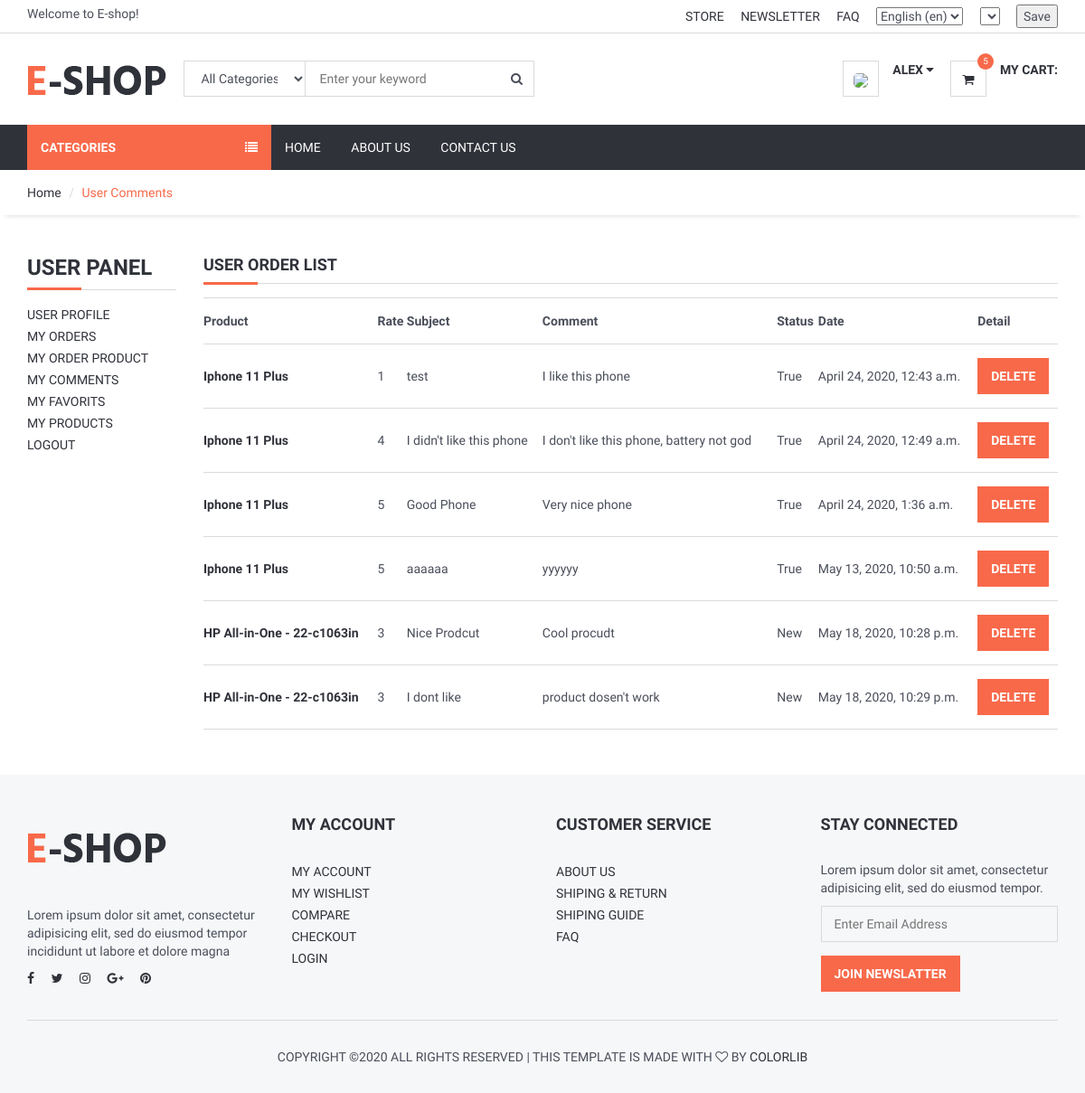
/user/comments/ (signed in), run on the app's committed database.
### product/models.py (models this page shows, shortened)
class Comment(models.Model):
    STATUS = (
        ('New', 'New'),
        ('True', 'True'),
        ('False', 'False'),
    )
    product=models.ForeignKey(Product,on_delete=models.CASCADE)
    user = models.ForeignKey(User, on_delete=models.CASCADE)
    subject = models.CharField(max_length=50, blank=True)
    comment = models.CharField(max_length=250,blank=True)
    rate = models.IntegerField(default=1)
    ip = models.CharField(max_length=20, blank=True)
    status=models.CharField(max_length=10,choices=STATUS, default='New')
    create_at=models.DateTimeField(auto_now_add=True)
    update_at=models.DateTimeField(auto_now=True)

class Product(models.Model):
    STATUS = (
        ('True', 'True'),
        ('False', 'False'),
    )
    VARIANTS = (
        ('None', 'None'),
        ('Size', 'Size'),
        ('Color', 'Color'),
        ('Size-Color', 'Size-Color'),
    )
    category = models.ForeignKey(Category, on_delete=models.CASCADE) #many to one relation with Category
    title = models.CharField(max_length=150)
    keywords = models.CharField(max_length=255)
    description = models.TextField(max_length=255)
    image=models.ImageField(upload_to='images/',null=False)
    price = models.DecimalField(max_digits=12, decimal_places=2,default=0)
    amount=models.IntegerField(default=0)
    minamount=models.IntegerField(default=3)
    variant=models.CharField(max_length=10,choices=VARIANTS, default='None')
    detail=RichTextUploadingField()
    slug = models.SlugField(null=False, unique=True)
    status=models.CharField(max_length=10,choices=STATUS)
    create_at=models.DateTimeField(auto_now_add=True)
    update_at=models.DateTimeField(auto_now=True)

### user/views.py (the view)
# urls.py: path('comments/', views.user_comments, name='user_comments'),
def user_comments(request):
    current_user = request.user
    comments = Comment.objects.filter(user_id=current_user.id)
    context = {
        'comments': comments,
    }
    return render(request, 'user_comments.html', context)

### home/templatetags/myapptags.py (called while the page is built)
@register.simple_tag
def shopcartcount(userid):
    count = ShopCart.objects.filter(user_id=userid).count()
    return count

### user/templates/user_comments.html (shortened to what this page needs)
{% extends 'homebase.html' %}
{% block sidebar %} {% include 'sidebar.html' %} {% endblock %}
{% block body %}
    <div id="breadcrumb">
        <div class="container">
            <ul class="breadcrumb">
                <li><a href="/">Home</a></li>
                <li class="active">User Comments</li>
            </ul>
        </div>
    </div>
    <div class="section">
        <div class="container">
            <div class="row">
                <div class="col-md-2">
                    {% include "user_panel.html" %}
                </div>
                <div class="col-md-10">
                    <div class="section-title">
                        <h4 class="title">User Order List</h4>
                    </div>
                    <table class="shopping-cart-table table">
                        <tr>
                            <th class="text-left">Product </th>
                            <th class="text-left">Rate </th>
                            <th class="text-left">Subject </th>
                            <th class="text-left">Comment </th>
                            <th class="text-left">Status </th>
                            <th class="text-left">Date </th>
                            <th class="text-left">Detail </th>
                        </tr>
                        {% for rs in comments %}
                            <tr>
                                <td class="text-left">
                                    <a href="/product/{{ rs.product_id }}/{{ rs.product.slug }}">
                                        <strong> {{ rs.product.title}}</strong>
                                    </a>
                                </td>
                                <td class="text-left">{{ rs.rate}} </td>
                                <td class="text-left">{{ rs.subject}} </td>
                                <td class="text-left">{{ rs.comment}} </td>
                                <td class="text-left">{{ rs.status}} </td>
                                <td class="text-left">{{ rs.create_at}} </td>
                                <td class="text-left">
                                    <a class="primary-btn" href="/user/deletecomment/{{ rs.id }}" onclick="return confirm('Will be Delete ! Are you sure?')"> Delete </a>
                                </td>
                            </tr>
                        {% endfor %}
                    </table>
                </div>
            </div>
        </div>
    </div>
{% endblock %}

### home/templates/header.html (shortened to what this page needs)
{% load static %}
{% load i18n %}
{% load currency %}
<header>
    <div id="top-header">
        <div class="container">
            <div class="pull-left">
                <span>{% trans "Welcome to E-shop!" %}</span>
            </div>
            <div class="pull-right">
                <ul class="header-top-links">
                    <li><a href="#">{% trans "Store" %}</a></li>
                    <li><a href="#">{% trans "Newsletter" %}</a></li>
                    <li><a href="{% url 'faq' %}">{% trans "FAQ" %}</a></li>
                    <li class="dropdown default-dropdown">
                        <form action="{% url 'selectlanguage' %}" method="post">{% csrf_token %}
                            <select name="language" onchange="submit()" >
                                {% get_current_language as LANGUAGE_CODE %}
                                {% get_available_languages as LANGUAGES %}
                                {% get_language_info_list for LANGUAGES as languages %}
                                {% for language in languages %}
                                    <option value="{{ language.code }}"{% if language.code == LANGUAGE_CODE %} selected{% endif %}>
                                        {{ language.name_local }} ({{ language.code }})
                                    </option>
                                {% endfor %}
                            </select>
                        </form>
                    </li>
                    <li class="dropdown default-dropdown">
                        <form id="currency_switcher" method="POST" action="{% url 'selectcurrency' %}">
                            <select name="currency" onchange="submit()" >
                            </select>
                        </form>
                    </li>
                    <li class="dropdown default-dropdown">
                        <form id="currency_switcher" method="POST" action="{% url 'savelangcur' %}">
                            <input type="submit" value="Save" />
                        </form>
                    </li>
                </ul>
            </div>
        </div>
    </div>
    <div id="header">
        <div class="container">
            <div class="pull-left">
                <div class="header-logo">
                    <a class="logo" href="{% url 'home' %}">
                        <img src="{% static '' %}img/logo.png" alt="">
                    </a>
                </div>
                <div class="header-search">
                    <form action="/search/" method="post">
                        <input id="query" name="query" class="input search-input" type="text" placeholder="Enter your keyword">
                        <select name="catid"  class="input search-categories">
                            <option value="0">{% trans "All Categories" %}</option>
                        </select>
                        <button class="search-btn"><i class="fa fa-search"></i></button>
                    </form>
                </div>
            </div>
            <div class="pull-right" >
                <ul class="header-btns">
                    <li class="header-account dropdown default-dropdown">
                        {% if user.id is not None %}
                            <div class="dropdown-toggle" role="button" data-toggle="dropdown" aria-expanded="true">
                                <div class="header-btns-icon">
                                    <img src="{{ request.session.userimage }}" style="height: 40px; border-radius: 30%">
                                </div>
                                <strong class="text-uppercase">{{ user.first_name }} <i class="fa fa-caret-down"></i></strong>
                            </div>
                        {% else %}
                            <a href="{% url 'login' %}" class="text-uppercase">Login</a> / <a href="{% url 'signup' %}" class="text-uppercase">Sign Up</a>
                        {% endif %}
                    </li>
                    <li class="header-cart dropdown default-dropdown">
                        <a href="{% url 'shopcart'%}" >
                            <div class="header-btns-icon">
                                <i class="fa fa-shopping-cart"></i>
                                {% load myapptags %}
                                {% shopcartcount user.id as count %}
                                <span class="qty">{{ count }}</span>
                            </div>
                            <strong class="text-uppercase">{% trans "My Cart:" %}</strong>
                            <br>
                        </a>
                    </li>
                </ul>
            </div>
        </div>
    </div>
</header>

### home/static/css/style.css (style rules this page uses)
body { font-family: 'Hind', sans-serif; color: #4A4E5A; overflow-x: hidden; }
h1, h2, h3, h4, h5, h6 { color: #30323A; margin: 0 0 10px; font-weight: 700; }
a { color: #30323A; -webkit-transition: 0.3s color; transition: 0.3s color; }
strong { color: #30323A; }
ul, ol { margin: 0; padding: 0; list-style: none }
.main-btn, .primary-btn { display: inline-block; padding: 10px 15px; text-transform: uppercase; font-weight: 700; border: none; -webkit-transition: 0.3s all; transition: 0.3s all; }
.primary-btn { color: #FFF; background-color: #F8694A; }
.input { width: 100%; height: 40px; padding: 0px 15px; border: none; background-color: transparent; -webkit-box-shadow: 0px 0px 0px 1px #DADADA inset, 0px 0px 0px 5px transparent; box-shadow: 0px 0px 0px 1px #DADADA inset, 0px 0px 0px 5px transparent; -webkit-transition: 0.3s all; transition: 0.3s all; }
.section { padding-top: 30px; padding-bottom: 30px; }
.section-title { position: relative; margin-bottom: 15px; margin-top: 15px; border-bottom: 1px solid #DADADA; }
.section-title .title { display: inline-block; text-transform: uppercase; }
.section-title:after { content: ""; position: absolute; left: 0; bottom: -1.5px; height: 3px; width: 60px; background-color: #F8694A; }
#breadcrumb { -webkit-box-shadow: 0px 6px 6px -6px rgba(0, 0, 0, 0.175); box-shadow: 0px 6px 6px -6px rgba(0, 0, 0, 0.175); }
.breadcrumb { background-color: transparent; border: none; border-radius: 0px; padding: 15px 0px; margin: 0; }
.breadcrumb>.active { color: #F8694A; }
.breadcrumb>li+li:before { color: #DADADA; }
#header { padding-top: 15px; padding-bottom: 15px; }
#top-header { padding-top: 5px; padding-bottom: 5px; border-bottom: 1px solid #DADADA; }
.header-top-links>li { display: inline-block; }
.header-top-links>li+li { margin-left: 15px; }
.header-top-links>li>a { cursor: pointer; text-transform: uppercase; }
.header-logo { display: inline-block; margin-right: 15px; }
.header-logo .logo>img { width: 100%; max-height: 70px; }
.header-search { display: inline-block; padding: 15px 0px; max-width: 400px; }
.header-search>form { position: relative; }
.header-search>form .search-input { padding-left: 150px; padding-right: 45px; }
.header-search>form .search-categories { position: absolute; left: 0px; top: 0px; width: 135px; }
.header-search>form .search-btn { position: absolute; top: 0px; right: 0px; width: 40px; height: 40px; background-color: transparent; border: none; }
.header-btns>li { display: inline-block; vertical-align: top; padding: 15px 0px; }
.header-btns>li+li { margin-left: 15px; }
.header-btns>li .header-btns-icon { position: relative; float: left; margin-right: 15px; width: 40px; height: 40px; line-height: 40px; text-align: center; color: #30323A; background-color: #FFF; border: 1px solid #DADADA; }
.header-btns .dropdown-toggle { display: block; cursor: pointer; }
.header-cart .header-btns-icon .qty { position: absolute; right: -9px; top: -9px; width: 18px; height: 18px; line-height: 18px; text-align: center; font-size: 10px; background: #F8694A; color: #FFF; border-radius: 50%; }
.shopping-cart-table>tbody>tr>td, .shopping-cart-table>tbody>tr>th, .shopping-cart-table>tfoot>tr>td, .shopping-cart-table>tfoot>tr>th, .shopping-cart-table>thead>tr>td, .shopping-cart-table>thead>tr>th { padding: 15px 0px; vertical-align: middle; border-top: 1px solid #DADADA; }
.shopping-cart-table>tbody>tr:last-child>td { border-bottom: 1px solid #DADADA; }

### data on the page
Comment: product "Iphone 11 Plus", rate "1", subject "test", comment "I like this phone", status "True", create_at "April 24, 2020, 12:43 a.m."
Comment: product "Iphone 11 Plus", rate "4", subject "I didn't like this phone", comment "I don't like this phone, battery not god", status "True", create_at "April 24, 2020, 12:49 a.m."
Comment: product "Iphone 11 Plus", rate "5", subject "Good Phone", comment "Very nice phone", status "True", create_at "April 24, 2020, 1:36 a.m."
Comment: product "Iphone 11 Plus", rate "5", subject "aaaaaa", comment "yyyyyy", status "True", create_at "May 13, 2020, 10:50 a.m."
Comment: product "HP All-in-One - 22-c1063in", rate "3", subject "Nice Prodcut", comment "Cool procudt", status "New", create_at "May 18, 2020, 10:28 p.m."
Comment: product "HP All-in-One - 22-c1063in", rate "3", subject "I dont like", comment "product dosen't work", status "New", create_at "May 18, 2020, 10:29 p.m."

### other printed values
{{ user.first_name }} "ALEX"
{{ count }} "5"
form field language "English (en)"
